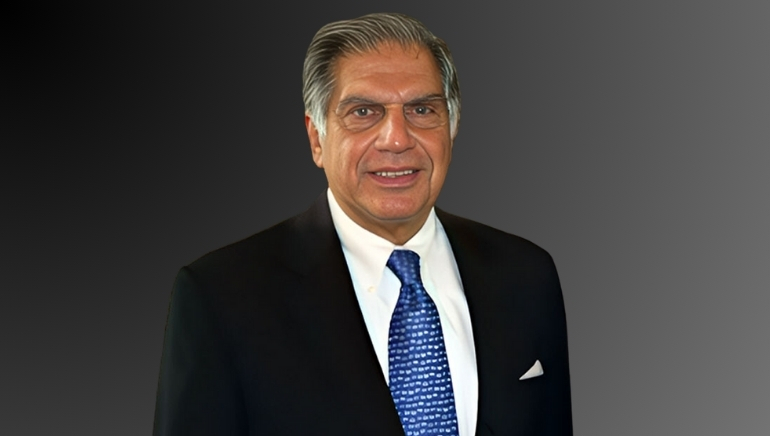
//> input picture OPencvcourse/images/Ratan-Tata.jpg, 770 x 436 px
$ ./main   (built with g++ and OpenCV 4)
//> lines starting //> are read from the running program, lines starting //| are printed output that depends on the picture; after the words box and inside, x2 and y2 are one past the last pixel; in counts of white or black regions, pixels touching at a corner belong together
### OPencvcourse/include/QRCode.h
#pragma once
#ifndef QRCODE_HPP
#define QRCODE_HPP

#include <opencv2/opencv.hpp>
#include <string>

class QRCode {
public:
    static bool decodeQRCode(const std::string& inputImagePath);
};

#endif

### OPencvcourse/include/ImageProcessor.h
#pragma once
#ifndef IMAGEPROCESSOR_HPP
#define IMAGEPROCESSOR_HPP

#include <opencv2/opencv.hpp>

#include <iostream>
#include <string>

class ImageProcessor {
public:
    static cv::Mat blurImage(const cv::Mat& inputImage);
};

#endif

### OPencvcourse/include/EdgeDetector.h
#ifndef EDGEDETECTOR_HPP
#define EDGEDETECTOR_HPP

#include <opencv2/imgcodecs.hpp>
#include <opencv2/highgui.hpp>
#include <opencv2/imgproc.hpp>
#include <iostream>

class EdgeDetector {
public:
    EdgeDetector(double lowThreshold, double highThreshold);
    bool detectEdges(const std::string& inputImagePath, const std::string& outputImagePath);

private:
    double lowThreshold;
    double highThreshold;
};

#endif

### OPencvcourse/src/QRCode.cpp
#include "../include/QRCode.h"
#include <opencv2/objdetect.hpp>
#include <opencv2/imgproc.hpp>
#include <iostream>

bool QRCode::decodeQRCode(const std::string& inputImagePath) {
    cv::Mat image = cv::imread(inputImagePath, cv::IMREAD_COLOR);
    if (image.empty()) {
        std::cerr << "Could not open or find the image for QR code dectection: \n" << inputImagePath << std::endl;
        return false;
    }

    cv::QRCodeDetector qrDecoder;
    cv::Mat bbox, rectifiedImage;

    std::string data = qrDecoder.detectAndDecode(image, bbox, rectifiedImage);

    if (data.length() > 0) {
        std::cout << "\n Decoded Data of QR code \t" << " QR code  holds data = >" << data << std::endl;
        return true;
    }
    else {
        std::cout << " QR Code not detected " << std::endl;
        return false;
    }
}

### OPencvcourse/src/ImageProcessor.cpp

#include "../include/ImageProcessor.h"

cv::Mat ImageProcessor::blurImage(const cv::Mat& inputImage) {
    cv::Mat blurredImage;
    cv::GaussianBlur(inputImage, blurredImage, cv::Size(15, 15), 0);
    return blurredImage;
}

### OPencvcourse/src/EdgeDetector.cpp
#include "../include/EdgeDetector.h"
#include <iostream>

EdgeDetector::EdgeDetector(double lowThreshold, double highThreshold)
    : lowThreshold(lowThreshold), highThreshold(highThreshold) {}

bool EdgeDetector::detectEdges(const std::string& inputImagePath, const std::string& outputImagePath) {
//> called with inputImagePath = "images/Ratan-Tata.jpg", outputImagePath = "images/Ratan-TataEdgedOutput.jpg"
    cv::Mat image = cv::imread(inputImagePath, cv::IMREAD_COLOR);
//> image is the input picture: 436 rows x 770 cols, CV_8UC3; mean B, G, R 62.8, 63.3, 65.8
    if (image.empty()) {
        std::cerr << "Could not open or find the input image path : " << inputImagePath <<"  \n"<<std::endl;
        return false;
    }

    cv::Mat grayImage;
    cv::cvtColor(image, grayImage, cv::COLOR_BGR2GRAY);
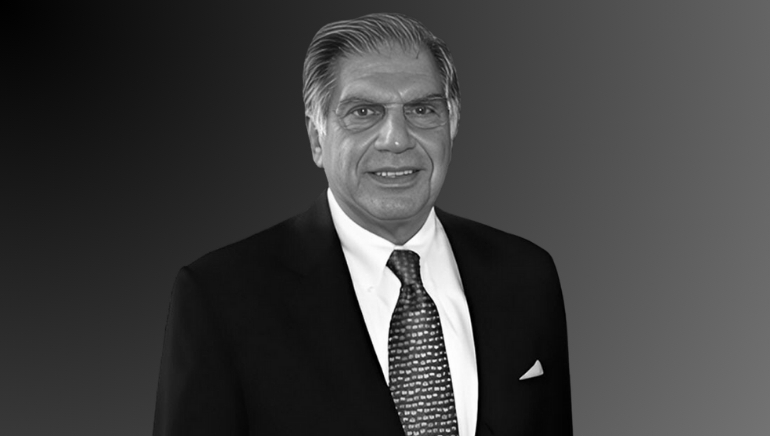
//> grayImage: 436 rows x 770 cols, CV_8UC1; min 0, max 255, mean 64

    cv::Mat edges;
    cv::Canny(grayImage, edges, lowThreshold, highThreshold);
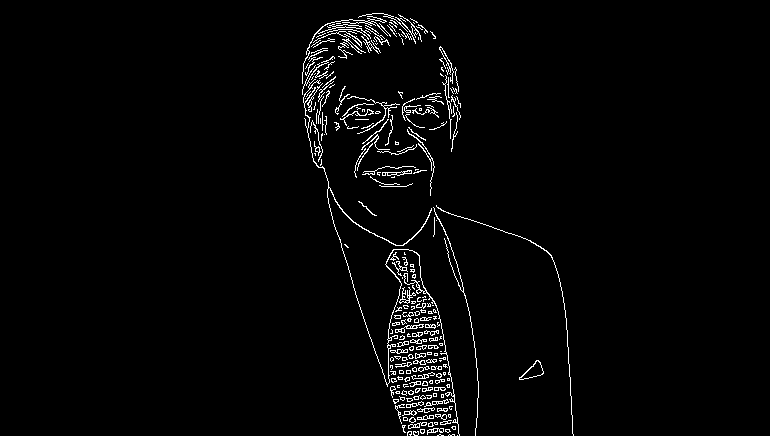
//> edges: 436 rows x 770 cols, CV_8UC1; 2.3% white in thin lines or dots, all inside (x1, y1, x2, y2) = (302, 13, 574, 436)

    if (!cv::imwrite(outputImagePath, edges)) {
        std::cerr << "Could not save the EDGED output image: " << outputImagePath << std::endl;
        return false;
    }
    else
    {
        std::cout << " Edges of input image is identified. The Edged image has been saved locally at " << outputImagePath <<" path  " <<"\n\n";
    }

    return true;
}

### OPencvcourse/main.cpp

#include "include/EdgeDetector.h"
#include "include/ImageProcessor.h"
#include "include/QRCode.h"
#include <iostream>

int main() {


    std::string inputImagePath = "images/Ratan-Tata.jpg";
    std::string  inputQRImage = "images/Qrimage.png";
    std::string edgedOutputImagePath = "images/Ratan-TataEdgedOutput.jpg";
    std::string blurOutputImagePath ="images/Ratan-TataBlurOutput.jpg";

    double lowThreshold = 100.0;
    double highThreshold = 200.0;

     //Edge detection
    EdgeDetector edgeDetector(lowThreshold, highThreshold);
    if (!edgeDetector.detectEdges(inputImagePath, edgedOutputImagePath)) {
        std::cerr << "Edge detection failed." << std::endl;
        return 1;
    }
     // blur image
    cv::Mat inputImage = cv::imread(inputImagePath, cv::IMREAD_COLOR);
    if (inputImage.empty()) {
        std::cerr << "Could not open or find the image: " << inputImagePath << std::endl;
        return 1;
    }

    cv::Mat blurredImage = ImageProcessor::blurImage(inputImage);
//> in blurImage, `cv::GaussianBlur(inputImage, blurredImage, cv::Size(15, 15), 0);`:
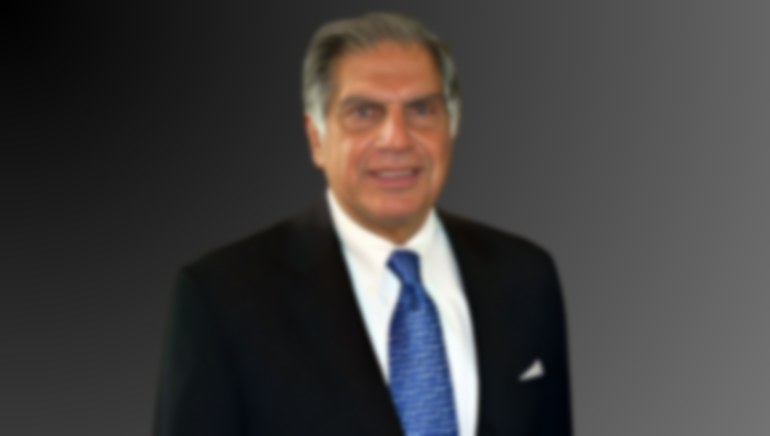
//> blurredImage: 436 rows x 770 cols, CV_8UC3; mean B, G, R 62.8, 63.3, 65.8
    if (!cv::imwrite(blurOutputImagePath, blurredImage)) {
        std::cerr << "Could not save the blurred image: " << blurOutputImagePath << std::endl;
        return 1;
    }
    else
    {
        std::cout <<"\n Blurred image  has been saved sucessfully at " << blurOutputImagePath << std::endl;
    }
    if (!QRCode::decodeQRCode(inputQRImage)) {
        std::cerr << " \t QR code decoding failed." << std::endl;
        return 1;
    }
//> Qrimage.png cannot be read in this run, so this picture is empty
//> (the run ends here: the program exits with an error code, at `return 1;`)

$ run again, with OPencvcourse/images/Elon.jpg copied over OPencvcourse/images/Ratan-Tata.jpg
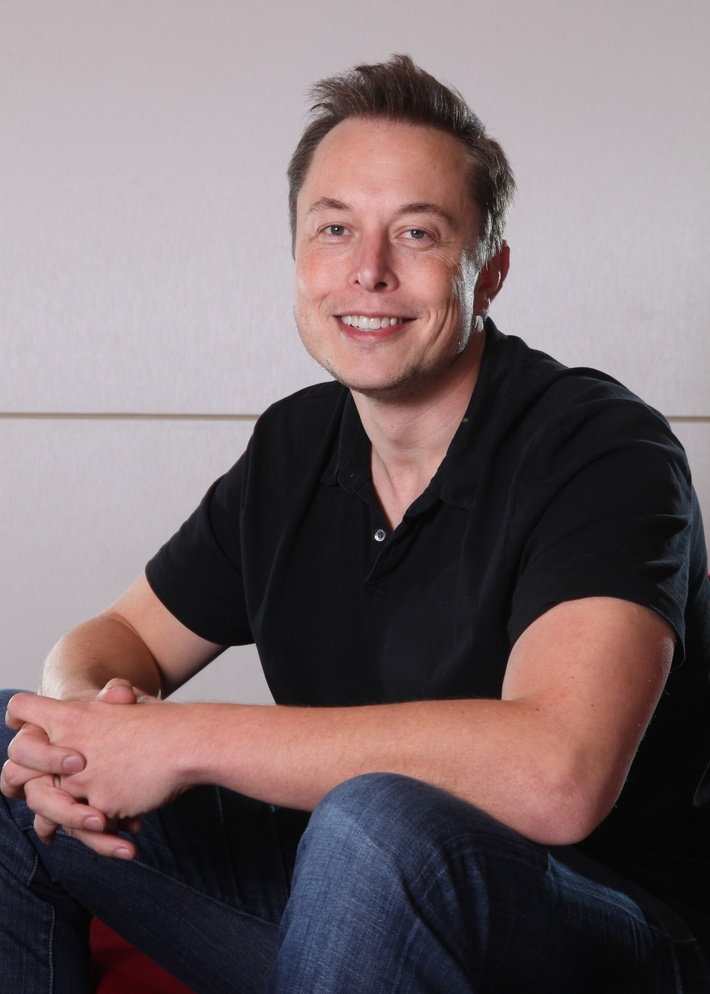
//> input picture OPencvcourse/images/Elon.jpg, 710 x 994 px, shrunk from 1500 x 2099 before the run
//> in detectEdges, image is the input picture: 994 rows x 710 cols, CV_8UC3; mean B, G, R 109.9, 107.3, 121.9
//> in detectEdges, `cv::cvtColor(image, grayImage, cv::COLOR_BGR2GRAY);`:
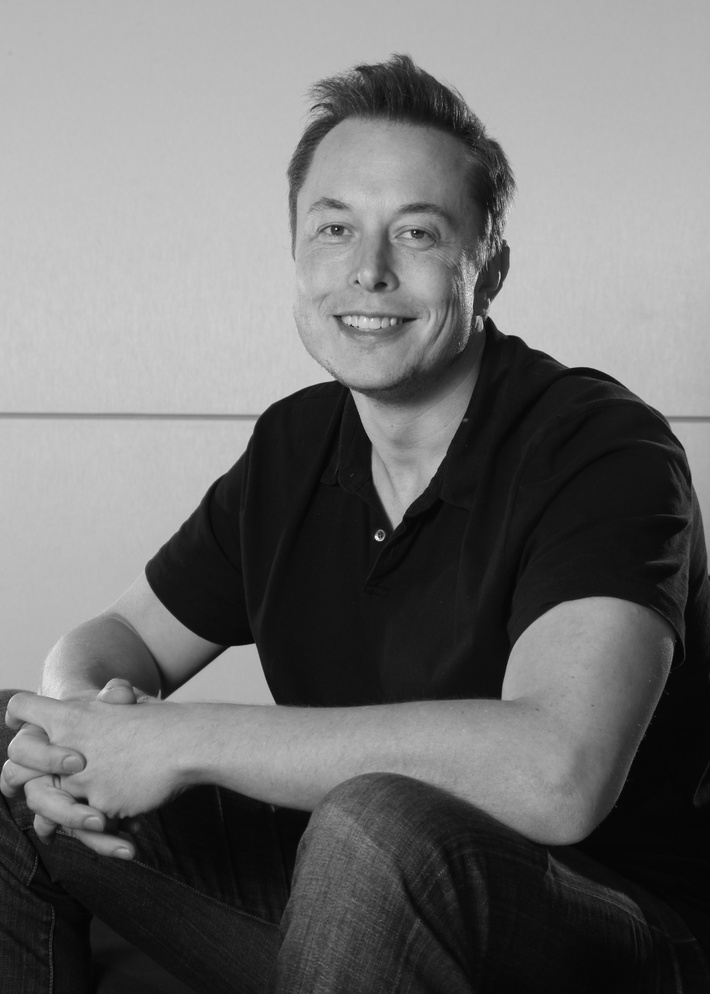
//> grayImage: 994 rows x 710 cols, CV_8UC1; min 1, max 254, mean 111.9
//> in detectEdges, `cv::Canny(grayImage, edges, lowThreshold, highThreshold);`:
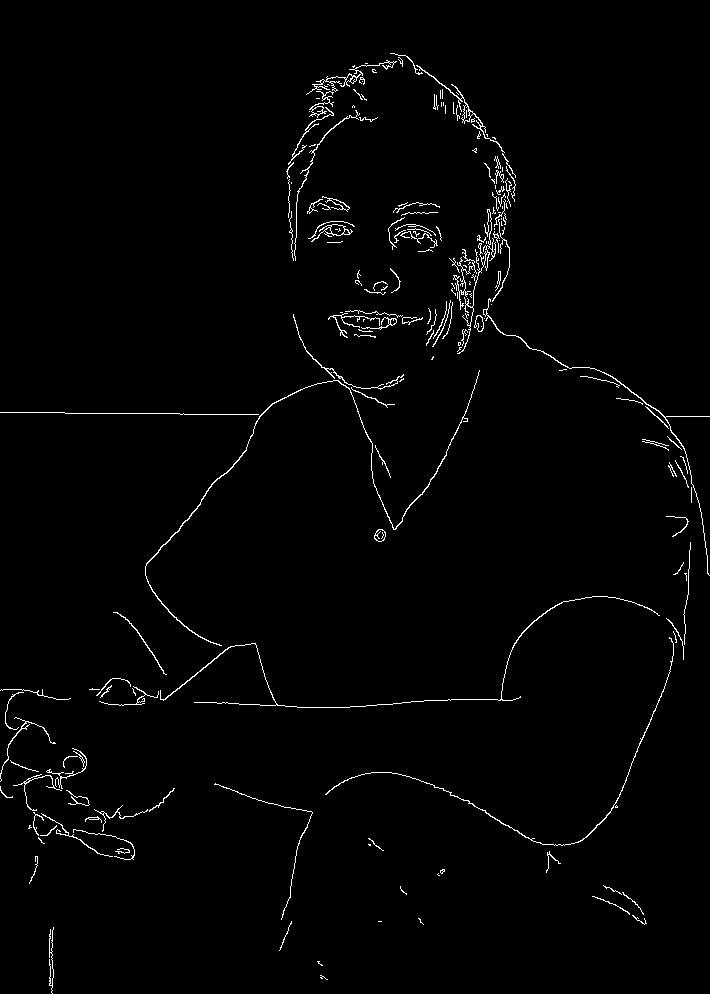
//> edges: 994 rows x 710 cols, CV_8UC1; 1.6% white in thin lines or dots
